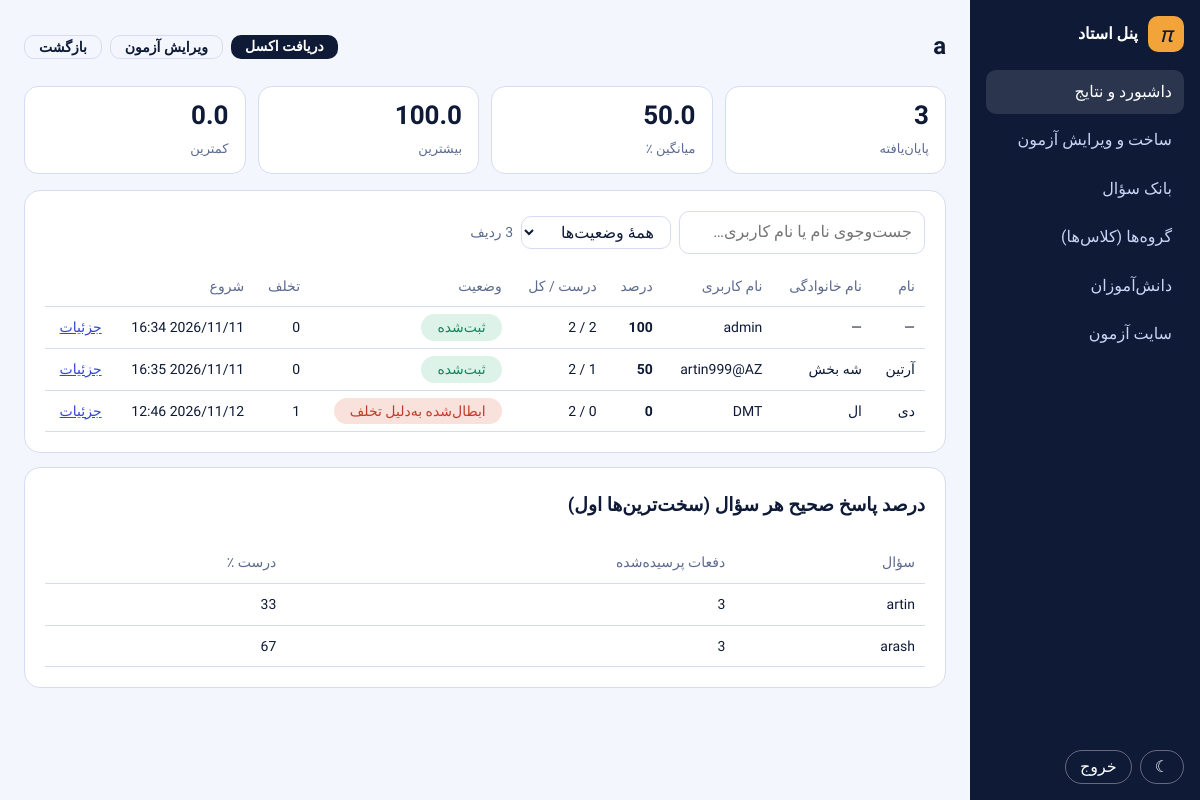
The page /teacher/exam/1/ (signed in) on the database its author committed.
### exams/models.py (models this page shows, shortened)
class Exam(models.Model):
    class ResultMode(models.TextChoices):
        IMMEDIATE = "immediate", "بلافاصله پس از پایان آزمون"
        SCHEDULED = "scheduled", "در زمان مشخص‌شده توسط استاد"
    title = models.CharField("عنوان", max_length=200)
    description = models.TextField("توضیحات", blank=True)
    duration_minutes = models.PositiveSmallIntegerField("مدت (دقیقه)", validators=[MinValueValidator(1)])
    max_violations = models.PositiveSmallIntegerField("حداکثر تخلف مجاز", default=3, validators=[MinValueValidator(1)])
    shuffle_questions = models.BooleanField("ترتیب سؤال‌ها تصادفی باشد", default=True)
    shuffle_options = models.BooleanField("ترتیب گزینه‌ها تصادفی باشد", default=True)
    result_mode = models.CharField("زمان اعلام نتیجه", max_length=12, choices=ResultMode.choices, default=ResultMode.IMMEDIATE)
    results_release_at = models.DateTimeField("زمان اعلام نتیجه", null=True, blank=True,
                                              help_text="فقط وقتی «در زمان مشخص» انتخاب شده لازم است.")
    show_answers = models.BooleanField("همراه نتیجه، پاسخ صحیح و مرور سؤال‌ها نشان داده شود", default=False)
    allowed_groups = models.ManyToManyField(Group, blank=True, verbose_name="گروه‌های مجاز",
        help_text="خالی = همهٔ کاربران واردشده. در غیر این صورت فقط اعضای این گروه‌ها (مثلاً یک کلاس) دسترسی دارند.")
    is_active = models.BooleanField("فعال", default=True)

class Attempt(models.Model):
    class Status(models.TextChoices):
        IN_PROGRESS = "in_progress", "در حال برگزاری"
        SUBMITTED = "submitted", "ثبت‌شده"
        DISQUALIFIED = "disqualified", "ابطال‌شده به‌دلیل تخلف"
        EXPIRED = "expired", "پایان زمان"
    user = models.ForeignKey(settings.AUTH_USER_MODEL, on_delete=models.PROTECT, related_name="attempts")
    exam = models.ForeignKey(Exam, on_delete=models.PROTECT, related_name="attempts")
    questions = models.ManyToManyField(Question, blank=True)  # مجموعهٔ سؤال‌های همین نفر (ثابت‌شده هنگام شروع)
    started_at = models.DateTimeField(auto_now_add=True)
    deadline = models.DateTimeField()
    finished_at = models.DateTimeField(null=True, blank=True)
    status = models.CharField(max_length=20, choices=Status.choices, default=Status.IN_PROGRESS)
    score = models.FloatField(null=True, blank=True)
    total = models.PositiveSmallIntegerField(default=0)
    answered = models.PositiveSmallIntegerField(default=0)
    correct = models.PositiveSmallIntegerField(default=0)
    violations = models.PositiveSmallIntegerField(default=0)
    class Meta:
        constraints = [
            models.UniqueConstraint(fields=["user", "exam"], name="one_attempt_per_user_exam"),
            models.CheckConstraint(condition=Q(score__isnull=True) | (Q(score__gte=0) & Q(score__lte=100)),
                                   name="score_in_0_100"),
        ]

class Question(models.Model):
    exam = models.ForeignKey(Exam, on_delete=models.CASCADE, related_name="questions", null=True, blank=True)
    categories = models.ManyToManyField(Category, blank=True, related_name="questions", verbose_name="دسته‌بندی‌ها")
    tags = models.ManyToManyField(Tag, blank=True, related_name="questions", verbose_name="تگ‌ها")
    order = models.PositiveIntegerField("ترتیب", default=0)
    text = models.TextField("متن سؤال (فرمول با $...$)")
    option1 = models.CharField("گزینهٔ ۱", max_length=300)
    option2 = models.CharField("گزینهٔ ۲", max_length=300)
    option3 = models.CharField("گزینهٔ ۳", max_length=300, blank=True)
    option4 = models.CharField("گزینهٔ ۴", max_length=300, blank=True)
    correct = models.PositiveSmallIntegerField("گزینهٔ صحیح", choices=[(i, f"گزینهٔ {i}") for i in range(1, 5)], default=1)
    origin = models.ForeignKey("self", null=True, blank=True, editable=False, on_delete=models.SET_NULL, related_name="copies")
    class Meta:
        ordering = ["order", "id"]
        constraints = [
            models.CheckConstraint(condition=Q(correct__gte=1) & Q(correct__lte=4), name="correct_1_to_4"),
        ]

### exams/teacher.py (the view)
# urls.py: path("teacher/exam/<int:exam_id>/", t.teacher_exam, name="teacher_exam"),
@teacher_only
def teacher_exam(request, exam_id):
    e = get_object_or_404(Exam, pk=exam_id)
    attempts = e.attempts.select_related("user").order_by("-score", "started_at")
    agg = attempts.exclude(status="in_progress").aggregate(avg=Avg("score"), hi=Max("score"), lo=Min("score"), n=Count("id"))
    through = Attempt.questions.through
    asked = dict(through.objects.filter(attempt__exam=e).exclude(attempt__status="in_progress")
                 .values_list("question_id").annotate(n=Count("id")))
    right = dict(Answer.objects.filter(attempt__exam=e, selected=F("question__correct"))
                 .exclude(attempt__status="in_progress").values_list("question_id").annotate(n=Count("id")))
    qstats = sorted(({"q": q, "asked": asked[q.pk], "pct": round(100 * right.get(q.pk, 0) / asked[q.pk])}
                     for q in Question.objects.filter(pk__in=asked)), key=lambda r: r["pct"])
    absent = User.objects.filter(groups__in=e.allowed_groups.all()).exclude(attempts__exam=e).distinct()
    return render(request, "teacher_exam.html", {"sec": "dash", "e": e, "attempts": attempts, "agg": agg,
                                                 "qstats": qstats, "absent": absent})

### exams/templates/teacher_exam.html (shortened to what this page needs)
{% extends "panel_base.html" %}{% load l10n %}
{% block head %}{% include "_katex.html" %}{% endblock %}
{% block content %}
<div class="ph"><h1>{{ e.title }}</h1>
  <div><a class="btn sm" href="{% url 'teacher_xlsx' e.pk %}">دریافت اکسل</a><a class="btn sm line" href="{% url 'teacher_exam_edit' e.pk %}">ویرایش آزمون</a><a class="btn sm line" href="{% url 'teacher_home' %}">بازگشت</a></div></div>
<div class="kpis">
  <div class="kpi"><b>{{ agg.n }}</b><span>پایان‌یافته</span></div><div class="kpi"><b>{{ agg.avg|floatformat:1|default:"—" }}</b><span>میانگین ٪</span></div>
  <div class="kpi"><b>{{ agg.hi|floatformat:1|default:"—" }}</b><span>بیشترین</span></div><div class="kpi"><b>{{ agg.lo|floatformat:1|default:"—" }}</b><span>کمترین</span></div></div>
<section class="card">
  <div class="toolbar"><input id="q" type="search" placeholder="جست‌وجوی نام یا نام کاربری…" aria-label="جست‌وجو">
    <select id="st" aria-label="فیلتر وضعیت"><option value="">همهٔ وضعیت‌ها</option></select>
    <span class="muted"><span id="cnt"></span> ردیف</span></div>
  <div class="tblw"><table data-table><thead><tr><th data-k>نام</th><th data-k>نام خانوادگی</th><th data-k>نام کاربری</th><th data-k>درصد</th><th>درست / کل</th><th>وضعیت</th><th data-k>تخلف</th><th data-k>شروع</th><th></th></tr></thead><tbody>
  {% for a in attempts %}<tr data-status="{{ a.status }}"><td>{{ a.user.first_name|default:"—" }}</td><td>{{ a.user.last_name|default:"—" }}</td><td>{{ a.user.username }}</td>
  <td data-v="{% if a.score is None %}-1{% else %}{{ a.score|stringformat:'f' }}{% endif %}"><b>{{ a.score|floatformat:"-1"|default:"—" }}</b></td>
  <td>{{ a.correct }} / {{ a.total }}</td><td><span class="badge {{ a.status }}">{{ a.get_status_display }}</span></td><td>{{ a.violations }}</td>
  <td data-v="{{ a.started_at|date:'U' }}">{{ a.started_at|date:"Y/m/d H:i" }}</td><td><a href="{% url 'teacher_attempt' a.pk %}">جزئیات</a></td></tr>{% endfor %}
  </tbody></table></div></section>
{% if qstats %}<section class="card"><h3 style="margin-top:0">درصد پاسخ صحیح هر سؤال (سخت‌ترین‌ها اول)</h3><div class="tblw"><table>
  <tr><th>سؤال</th><th>دفعات پرسیده‌شده</th><th>درست ٪</th></tr>
  {% for r in qstats %}<tr><td style="white-space:normal">{{ r.q.text|truncatechars:90 }}</td><td>{{ r.asked }}</td><td>{{ r.pct }}</td></tr>{% endfor %}</table></div></section>{% endif %}
{% endblock %}

### static/css/math.css (style rules this page uses)
:root { --ink:#0E1A36;--paper:#F3F6FC;--card:#fff;--line:#D6DDF0;--muted:#5C6B8F;--primary:#3347D6;--pencil:#F2A33A;--ok:#17865A;--bad:#C23B2A;--hero:#0E1A36;--btn:#0E1A36;--btn-ink:#fff;--sel:#E8EBFC;--okbg:#DDF2E8;--badbg:#F9E1DC;--serif:"STIX Two Text","Cambria Math",Georgia,serif }
* { box-sizing:border-box }
body { margin:0;background:var(--paper);color:var(--ink);font:16px/1.9 "Vazirmatn",Tahoma,sans-serif }
a { color:var(--primary) }
.card { background:var(--card);border:1px solid var(--line);border-radius:16px;padding:20px;margin-bottom:14px }
.btn { display:inline-block;background:var(--btn);color:var(--btn-ink);border:0;border-radius:12px;padding:8px 22px;font:700 16px "Vazirmatn",sans-serif;cursor:pointer;text-decoration:none }
.muted { color:var(--muted);font-size:14px }
.badge { display:inline-block;border-radius:999px;padding:0 16px;background:var(--sel);font-weight:500 }
.badge.submitted { background:var(--okbg);color:var(--ok) }
.badge.disqualified,.badge.expired { background:var(--badbg);color:var(--bad) }
.tblw { overflow-x:auto }
table { width:100%;border-collapse:collapse;font-size:14px }
th,td { padding:7px 10px;border-bottom:1px solid var(--line);text-align:start;white-space:nowrap }
th { color:var(--muted);font-weight:500 }

### static/css/panel.css (style rules this page uses)
.panel { display:flex;min-height:100vh }
.pmain h1 { font-size:24px;margin:0 }
.ph { display:flex;gap:10px;flex-wrap:wrap;align-items:center;justify-content:space-between;margin-bottom:16px }
.ph>div { display:flex;gap:8px;flex-wrap:wrap }
.kpis { display:grid;grid-template-columns:repeat(auto-fit,minmax(150px,1fr));gap:12px;margin-bottom:16px }
.kpi { background:var(--card);border:1px solid var(--line);border-radius:14px;padding:10px 16px }
.kpi b { display:block;font:800 26px/1.4 "Vazirmatn",sans-serif }
.kpi span { color:var(--muted);font-size:13px }
.toolbar { display:flex;gap:8px;flex-wrap:wrap;align-items:center;margin-bottom:12px }
.toolbar input,.toolbar select { font:inherit;padding:5px 12px;border:1px solid var(--line);border-radius:10px;background:var(--card);color:var(--ink) }
.btn.sm { padding:3px 14px;font-size:14px;border-radius:10px }
.btn.line { background:none;color:var(--ink);border:1px solid var(--line) }
th[data-k] { cursor:pointer;user-select:none }

### rows shown on the page
Exam: title "a"
Attempt: user.first_name "—", user.last_name "—", user.username "admin", score "100", total "2", status "ثبت‌شده", violations "0", started_at "2026/11/11 16:34"
Attempt: user.first_name "آرتین", user.last_name "شه بخش", user.username "artin999@AZ", score "50", total "2", status "ثبت‌شده", violations "0", started_at "2026/11/11 16:35"
Attempt: user.first_name "دی", user.last_name "ال", user.username "DMT", score "0", total "2", status "ابطال‌شده به‌دلیل تخلف", violations "1", started_at "2026/11/12 12:46"
Question: q.text "artin", asked "3", pct "33"
Question: q.text "arash", asked "3", pct "67"

### other values the page prints
{{ agg.n }} "3"
{{ agg.avg|floatformat:1|default:"—" }} "50.0"
{{ agg.hi|floatformat:1|default:"—" }} "100.0"
{{ agg.lo|floatformat:1|default:"—" }} "0.0"
